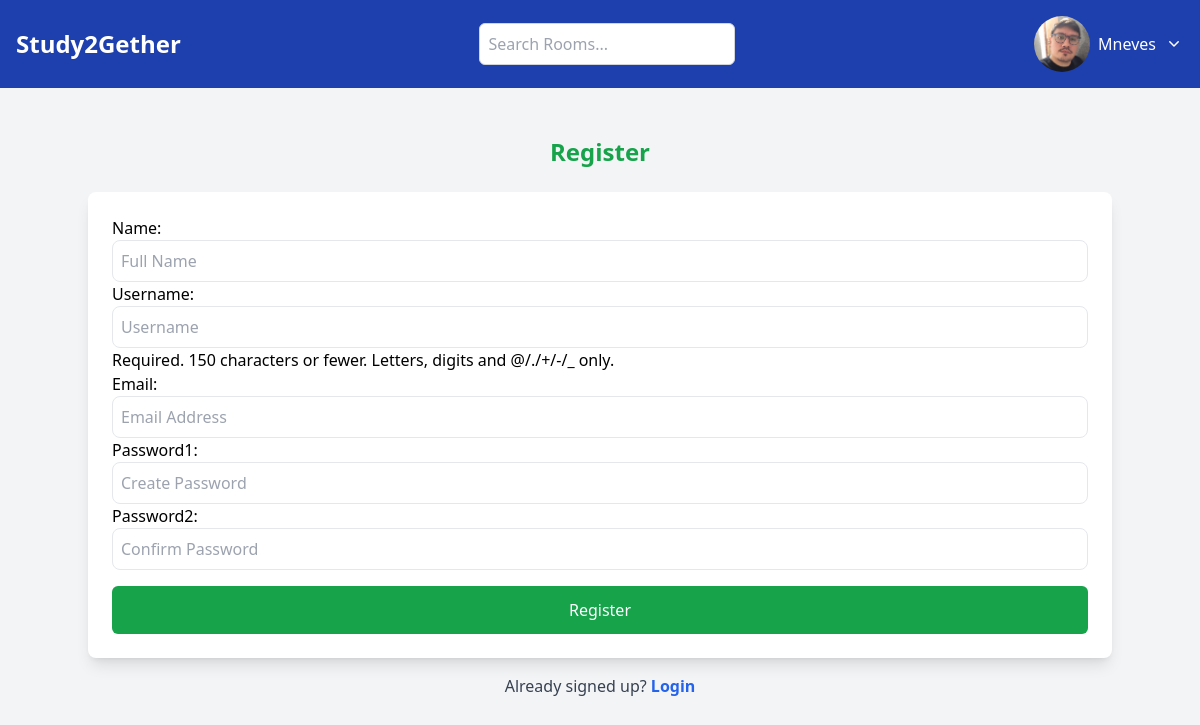
Page /register/ (signed in) on the committed database.
### base/models.py (models this page shows)
class User(AbstractUser):
    name = models.CharField(max_length=255, null=True)
    email = models.EmailField(max_length=255, null=True, unique=True)
    bio = models.TextField(null=True)
    avatar = models.ImageField(null=True, default="avatar.png")
    USERNAME_FIELD = "email"
    REQUIRED_FIELDS = []
    pass

### base/views.py (the view, shortened to what this page needs)
# urls.py: path('register/', views.registerPage, name="register"),
def registerPage(request):
    form = MyUserCreationForm()
    return render(request, 'login_register.html', context={'form':form})

### templates/login_register.html (shortened to what this page needs)
{% extends 'main.html' %}
{% block content %}
    <div class="container mx-auto mt-12">
        {% if page == 'login' %}
            <h2 class="text-center text-blue-600 text-2xl font-bold mb-6">Login</h2>
            <form action="" method="post" class="shadow-lg p-6 rounded-lg bg-white">
                {% csrf_token %}
                <div class="mb-4">
                    <label for="username" class="block text-gray-700 font-medium mb-2">Email</label>
                    <input type="text" name="username" id="username" placeholder="Enter your username" class="w-full border border-gray-300 rounded-md p-3 focus:outline-none focus:ring-2 focus:ring-blue-500">
                </div>
                <div class="mb-4">
                    <label for="password" class="block text-gray-700 font-medium mb-2">Password</label>
                    <input type="password" name="password" id="password" placeholder="Enter your password" class="w-full border border-gray-300 rounded-md p-3 focus:outline-none focus:ring-2 focus:ring-blue-500">
                </div>
                <div>
                    <input type="submit" value="Login" class="w-full bg-blue-600 text-white font-medium p-3 rounded-md hover:bg-blue-700">
                </div>
            </form>
            <p class="text-center mt-4 text-gray-700">Haven't signed up yet?
                <a href="{% url 'register' %}" class="text-blue-600 font-semibold hover:underline">Sign up</a>
            </p>
        {% else %}
            <h2 class="text-center text-green-600 text-2xl font-bold mb-6">Register</h2>
            <form action="" method="post" class="shadow-lg p-6 rounded-lg bg-white">
                <div class="mb-4">
                    {{ form.as_p }}
                </div>
                <div>
                    <input type="submit" value="Register" class="w-full bg-green-600 text-white font-medium p-3 rounded-md hover:bg-green-700">
                </div>
            </form>
            <p class="text-center mt-4 text-gray-700">Already signed up?
                <a href="{% url 'login' %}" class="text-blue-600 font-semibold hover:underline">Login</a>
            </p>
        {% endif %}
    </div>
{% endblock content %}

### templates/navbar.html (shortened to what this page needs)
{% load static %}
<nav class="bg-blue-800 p-4 flex justify-between items-center text-white">
    <a href="{% url 'home' %}" class="text-2xl font-bold hover:text-gray-300">Study2Gether</a>
    <form class="flex items-center space-x-2" action="{% url 'home' %}" method="get">
        <input type="search" name="search" placeholder="Search Rooms..." class="w-64 p-2 rounded-md border border-gray-300 focus:outline-none focus:ring-2 focus:ring-blue-500 text-gray-800 bg-white">
    </form>
    {% if user.is_authenticated %}
        <div class="relative">
            <div class="flex items-center space-x-2">
                <a href="{% url 'user_profile' user.pk %}"><img src="{{ user.avatar.url }}" alt="Avatar" class="rounded-full w-14 h-14"></a>
                    <a href="{% url 'user_profile' user.pk %}"><span>{{ user.username|title }}</span></a>
                <button id="profileDropdownBtn" class="focus:outline-none">
                    <svg xmlns="http://www.w3.org/2000/svg" class="h-5 w-5" viewBox="0 0 20 20" fill="currentColor">
                        <path fill-rule="evenodd" d="M5.23 7.21a.75.75 0 011.06 0L10 10.94l3.71-3.73a.75.75 0 011.06 1.06l-4.24 4.25a.75.75 0 01-1.06 0L5.23 8.27a.75.75 0 010-1.06z" clip-rule="evenodd"/>
                    </svg>
                </button>
            </div>
        </div>
    {% else %}
        <div class="flex space-x-4">
            <a href="{% url 'login' %}" class="hover:text-gray-300">Login</a>
            <a href="{% url 'register' %}" class="hover:text-gray-300">Register</a>
        </div>
    {% endif %}
</nav>

### static/styles/main.css (style rules this page uses)
body { background-color: aqua; }

### rows in the picture
User: avatar (picture), username "Mneves"
